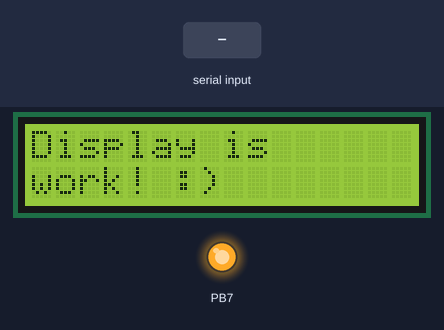
The program below on a simulated ATmega2560, built with avr-gcc and emulated at 16 MHz. On the bench: 16×2 character LCD, output pins drawn as LEDs (lit = HIGH). Wiring (inferred from the names in the program): character LCD (HD44780): RS PC4; R/W PC7; E PC6; data PA0, PA1, PA2, PA3, PA4, PA5, PA6, PA7. The inputs (shaded band) are chosen by the test bench. Pins used as bus, display or sensor lines are not drawn; what the program prints to the serial monitor is not drawn.

Above: at 1.2 s.
1.3 s: "1" received over Serial
At 4.1 s:
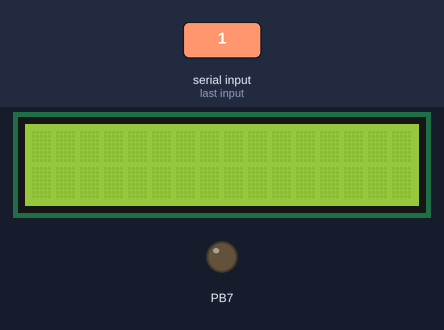
4.3 s: "2" received over Serial
At 7.1 s:
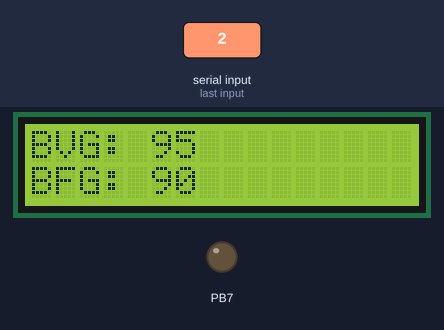
7.3 s: "0" received over Serial
At 8.62 s:
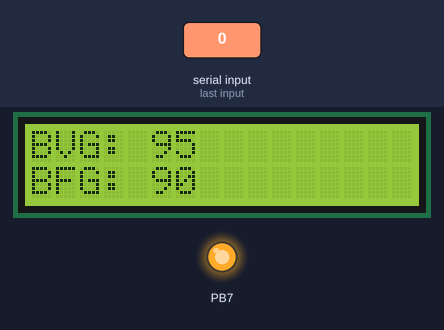
Timing chart, 0 to 15.8 s (numbered marks = the images above; inputs shaded):
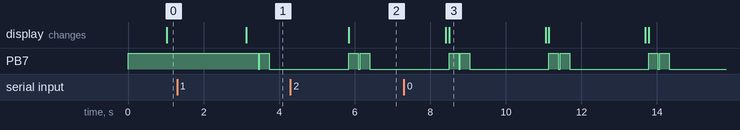

The program:

main.cpp
```cpp
/*
 * kurs_work.cpp
 *
 * Created: 07.03.2021 16:13:02
 * Author : SS84_ttr
 */

#include "main.h"

void lightIndicator()
{
	DDRB = (1<<PB7);
	PORTB = (1 << PB7);
	_delay_ms(250);
	PORTB = (0 << PB7);
	_delay_ms(50);
	PORTB = (1 << PB7);
	_delay_ms(250);
	PORTB = (0 << PB7);
	_delay_ms(2000);
}

void sendTestMessage(unsigned char *str)
{
	for(int i = 0; i < (int)strlen((char*)str); i++)
	{
		USART_TX(str[i]);
	}
}

ISR(USART1_RX_vect)
{
	char request = (char)UDR1;
	USART_TX(0x0d);//ïåðåõîä â íà÷àëî ñòðîêè
	USART_TX(0x0a);//ïåðåõîä íà íîâóþ ñòðîêó
	if(request == '1')
	{
		char es6p1[16];
		char es6p2[16];
		read_encoders(es6p1, es6p2);
		char trsmt[32];
		sprintf(trsmt, "%s %s", es6p1, es6p2);
		char* hashtr = (char*)gethash_md5((unsigned char*)trsmt, (int)strlen(trsmt) );
		sendTestMessage((unsigned char*)"data: ");
		sendTestMessage((unsigned char*)trsmt);
		USART_TX(0x0d);//ïåðåõîä â íà÷àëî ñòðîêè
		USART_TX(0x0a);//ïåðåõîä íà íîâóþ ñòðîêó
		sendTestMessage((unsigned char*)"hash data: ");
		sendTestMessage((unsigned char*)hashtr);
		USART_TX(0x0d);//ïåðåõîä â íà÷àëî ñòðîêè
		USART_TX(0x0a);//ïåðåõîä íà íîâóþ ñòðîêó
		sendTestMessage((unsigned char*)"stlen: ");
		char len[10];
		sprintf(len, "%d", strlen(trsmt) );
		sendTestMessage((unsigned char*)len );
		USART_TX(0x0d);//ïåðåõîä â íà÷àëî ñòðîêè
		USART_TX(0x0a);//ïåðåõîä íà íîâóþ ñòðîêó
		free(hashtr);
	}
	else if(request == '2')
	{
		sendTestMessage((unsigned char*)"over command");
		USART_TX(0x0d);//ïåðåõîä â íà÷àëî ñòðîêè
		USART_TX(0x0a);//ïåðåõîä íà íîâóþ ñòðîêó
	}
	else
	{
		sendTestMessage((unsigned char*)"no command");
		USART_TX(0x0d);//ïåðåõîä â íà÷àëî ñòðîêè
		USART_TX(0x0a);//ïåðåõîä íà íîâóþ ñòðîêó
	}
}

void read_encoders(char* es6p1, char* es6p2)
{
	uint8_t enc1, enc2, enc11, enc22;
	char* str1  = (char*)"BVG: ";
	char* str2 = (char*)"BFG: ";
	const uint8_t smech = 80; //ñìåùåíèå
	enc1 = 15 + smech;
	enc2 = 10 + smech;
	enc1 = enc_gray(enc1);
	enc2 = enc_gray(enc2);

	enc11 =  dec_gray(enc1);
	enc22 = dec_gray(enc2);
	sprintf(es6p1, "%s%d", str1, (int)enc11);
	sprintf(es6p2, "%s%d", str2, (int)enc22);
}

int main(void)
{
	port_init();
	display_init();
	USART_init(MYUBRR);
	sei();
	sendTestMessage((unsigned char*)"It`s working!");
	USART_TX(0x0d);//ïåðåõîä â íà÷àëî ñòðîêè
	USART_TX(0x0a);//ïåðåõîä íà íîâóþ ñòðîêó
	display_clear();
	display_send((unsigned char*)"Display is", 0, 0);
	display_send((unsigned char*)"work! :) ", 0, 1);
	_delay_ms(2000);
	display_clear();
	unsigned char* befHashMess = (unsigned char*)"secret information";
	unsigned char* aftHashMess = gethash_md5(befHashMess, strlen( (char*)befHashMess) );
	sendTestMessage(befHashMess);
	USART_TX(0x0d);
	USART_TX(0x0a);
	sendTestMessage(aftHashMess);
	USART_TX(0x0d);
	USART_TX(0x0a);
	lightIndicator();
	while(1)
    {
		char es6p1[16];
		char es6p2[16];
		read_encoders(es6p1, es6p2);
		display_clear();
		_delay_ms(80);
		display_send((unsigned char*)es6p1, 0,  0);
		display_send((unsigned char*)es6p2, 0 , 1);
		lightIndicator();
	}

	return 0;
}
```

code_gray.cpp
```cpp
/*
 * code_gray.cpp
 *
 * Created: 22.03.2021 12:47:56
 *  Author: SS84_ttr
 */

#include "code_gray.h"

uint8_t enc_gray(uint8_t a)
{
	return a ^ (a >> 1);
}

uint8_t dec_gray(uint8_t b)
{
	uint8_t rez;
	for(rez = 0 ; b; b >>= 1)
	{
		rez ^= b;
	}
	return rez;
}
```

code_gray.h
```cpp
/*
 * code_gray.h
 *
 * Created: 22.03.2021 12:47:39
 *  Author: SS84_ttr
 */


#ifndef CODE_GRAY_H_
#define CODE_GRAY_H_

#include "main.h"

uint8_t enc_gray(uint8_t a);
uint8_t dec_gray(uint8_t b);


#endif /* CODE_GRAY_H_ */
```

display.cpp
```cpp
/*
 * display.cpp
 *
 * Created: 17.03.2021 18:14:56
 *  Author: SS84_ttr
 */

#include "display.h"

void port_init()
{
	PORTCONTROL &= (~(1 << E)) & (~(1 << RW)) & (~(1 << RS));
	DDRTCONTROL |= (1 << E) | (1 << RW) | (1 << RS); //control port init (1 = output)
	PORTDATA = 0x00;
	DDRDATA = 0b11111111;    //data port init (1 = output)
}

void display_command(unsigned char c)
{
	PORTDATA = 0b00000000;
	PORTCONTROL = (1 << E);
	_delay_us(50);
	PORTCONTROL|= (~(1 << RS)) & (~(1 << RW));
	PORTDATA |= c;
	PORTCONTROL &= ~(1 << E);
	_delay_us(100);
}

void display_init()
{
	display_command(0b00111000);
	display_command(0b00001100);
	display_command(0b00000110);
	display_command(0b00010100);
	display_command(0b00000010);
	_delay_ms(5);
}

void display_clear()
{
	PORTDATA = 0b00000000;
	PORTCONTROL = (1 << E);
	_delay_us(50);
	PORTCONTROL|= (~(1 << RS)) & (~(1 << RW));
	PORTDATA |= 0b000000001;
	PORTCONTROL &= ~(1 << E);
	_delay_ms(5);
}

void cursor_position(unsigned char x, unsigned char y)
{
	PORTDATA = 0b00000000;
	PORTCONTROL = (1 << E);
	_delay_us(70);
	PORTCONTROL|= (~(1 << RS)) & (~(1 << RW));
	PORTDATA = (0x40 * y + x)|0b10000000;
	PORTCONTROL &= ~(1 << E);
	_delay_us(70);
}

void display_send(unsigned char *mess, unsigned char x, unsigned char y)
{
	cursor_position(x, y);
	for(int i = 0; i < (int)strlen((char*)mess); i++)
	{
		PORTDATA = 0b00000000;
		PORTCONTROL = (1 << E);
		_delay_us(70);
		PORTCONTROL |= (1 << RS);
		PORTDATA |= (char)mess[i];
		_delay_us(70);
		PORTCONTROL  = ~(1 << E);
		_delay_us(100);
	}
}
```

display.h
```cpp
/*
 * display.h
 *
 * Created: 17.03.2021 18:14:34
 *  Author: SS84_ttr
 */


#ifndef DISPLAY_H_
#define DISPLAY_H_

#include "main.h"

#define PORTDATA PORTA
#define DDRDATA DDRA
#define PORTCONTROL PORTC
#define DDRTCONTROL DDRC
#define DB7 PA7
#define DB6 PA6
#define DB5	PA5
#define DB4 PA4
#define DB3	PA3
#define DB2 PA2
#define DB1	PA1
#define DB0 PA0
#define E PC6
#define RW PC7
#define RS PC4


void port_init();
void display_init();
void display_command(unsigned char c);
void display_clear();
void cursor_position(unsigned char x, unsigned char y);
void display_send(unsigned char* mess, unsigned char x, unsigned char y);


#endif /* DISPLAY_H_ */
```

main.h
```cpp
/*
 * main.h
 *
 * Created: 07.03.2021 16:15:29
 *  Author: SS84_ttr
 */


#ifndef MAIN_H_
#define MAIN_H_
#define F_CPU 16000000UL// Clock Speed
#define BAUD 9600
#define MYUBRR F_CPU/16/BAUD-1
#include <avr/io.h>
#include <avr/interrupt.h>
#include <util/delay.h>
#include <stdlib.h>
#include <stdio.h>
#include <string.h>
#include "usart.h"
#include "md5.h"
#include "display.h"
#include "code_gray.h"


void lightIndicator();
void sendTestMessage(unsigned char *str);
void read_encoders(char* es6p1, char* es6p2);

#endif /* MAIN_H_ */
```

md5.h
```cpp
#ifndef MD5_H_
#define MD5_H_

#include "main.h"

#include<math.h>
#include<stdio.h>
#include<stdint.h>
#include<string.h>

#define little_endian 0
#define big_endian    1

#define FunF(x,y,z) (x & y) | (~x & z)
#define FunG(x,y,z) (x & z) | (~z & y)
#define FunH(x,y,z) (x ^ y ^ z)
#define FunI(x,y,z) (y ^ (~z | x))


void raund_func(uint32_t* a, uint32_t*b, uint32_t* c, uint32_t*d, uint32_t Xk, int S,  uint32_t Ti, uint32_t F_fun);
void bit_rotate(uint32_t* value, int S);
bool endian();
void setUpBuff(uint32_t* a, uint32_t* b, uint32_t* c, uint32_t* d);
int getNewLen(int len);
uint8_t* preparation(unsigned char* str, int len);
unsigned char* gethash_md5(unsigned char* input, int lenght);

#endif
```

usart.cpp
```cpp
/*
 * usart.cpp
 *
 * Created: 16.03.2021 14:43:50
 *  Author: SS84_ttr
 */


#include "usart.h"

void USART_init(unsigned int speed)
{
	DDRB  |= (1<<PB7);
	PORTB |= (1<<PB7);
	//set speed
	//on tx and rx
	//interruption - on
	//2 stop bit, 8 bit data
	UBRR1H = (unsigned char)(speed>>8);
	UBRR1L = (unsigned char)(speed);
	UCSR1B = (1 << RXCIE1) | (1 << RXEN1) | (1 << TXEN1);
	UCSR1C = (1 << USBS1)|(1 << UCSZ11)|(1 << UCSZ10);
	UCSR1B &= ~(1<<UCSZ12);
	_delay_ms(1000);
	PORTB |= (0<<PB7);
}

void USART_TX(unsigned char mess)
{
	while( !(UCSR1A & (1<<UDRE1)) ); //waiting for emty register UDR
	UDR1 = mess;
}

unsigned char* USART_RX()
{
	while ( !(UCSR1A & (1 << UDRE1)) );
	unsigned char* mess = (unsigned char*)UDR1;
	return mess;
}
```

usart.h
```cpp
/*
 * usart.h
 *
 * Created: 16.03.2021 14:41:22
 *  Author: SS84_ttr
 */


#ifndef USART_H_
#define USART_H_

#include "main.h"


void USART_init(unsigned int speed);
void USART_TX(unsigned char mess);
unsigned char* USART_RX();


#endif /* USART_H_ */
```

Source omitted: md5.cpp (12425 bytes)

Measured:
- by itself, PB7: repeats every 2.6 s: LOW 0.05 s, HIGH 0.25 s, LOW 2.1 s, HIGH 0.25 s
